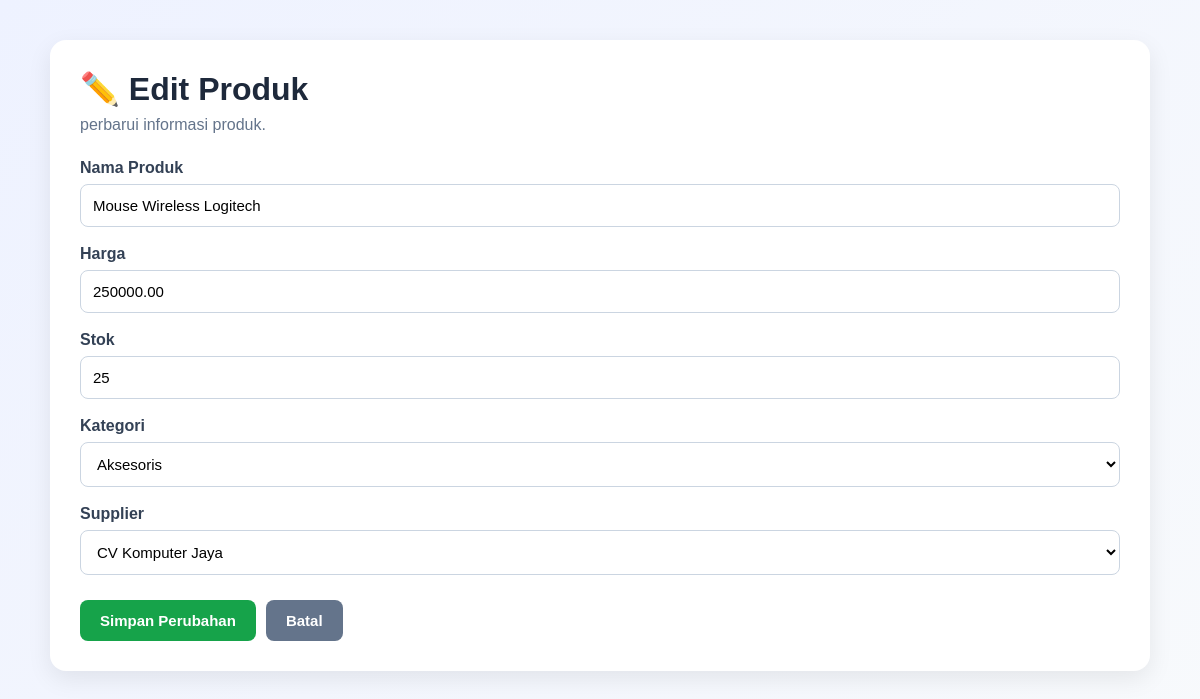
Page /edit.php?id=2 on the committed database.
### tables this page shows
CREATE TABLE produk (
    id_produk INT AUTO_INCREMENT PRIMARY KEY,
    nama_produk VARCHAR(150) NOT NULL,
    harga DECIMAL(12,2) NOT NULL,
    stok INT NOT NULL DEFAULT 0,
    id_kategori INT NOT NULL,
    id_supplier INT NOT NULL,

    CONSTRAINT fk_produk_kategori
        FOREIGN KEY (id_kategori)
        REFERENCES kategori(id_kategori)
        ON UPDATE CASCADE
        ON DELETE RESTRICT,

    CONSTRAINT fk_produk_supplier
        FOREIGN KEY (id_supplier)
        REFERENCES supplier(id_supplier)
        ON UPDATE CASCADE
        ON DELETE RESTRICT
);

CREATE TABLE kategori (
    id_kategori INT AUTO_INCREMENT PRIMARY KEY,
    nama_kategori VARCHAR(100) NOT NULL
);

CREATE TABLE supplier (
    id_supplier INT AUTO_INCREMENT PRIMARY KEY,
    nama_supplier VARCHAR(100) NOT NULL,
    kontak VARCHAR(100),
    alamat TEXT
);

### config/Database.php (called while the page is built)
<?php
class Database
{
    private static $instance = null;
    private $connection;
    private $host = "localhost";
    private $database = "inventaris_db";
    private $username = "root";
    private $password = "";
    private function __construct()
    {
        try {
            $this->connection = new PDO(
                "mysql:host={$this->host};dbname={$this->database};charset=utf8mb4",
                $this->username,
                $this->password
            );
            $this->connection->setAttribute(
                PDO::ATTR_ERRMODE,
                PDO::ERRMODE_EXCEPTION
            );
            $this->connection->setAttribute(
                PDO::ATTR_DEFAULT_FETCH_MODE,
                PDO::FETCH_ASSOC
            );
        } catch (PDOException $e) {
            die("Koneksi database gagal: " . $e->getMessage());
        }
    }
    public static function getInstance()
    {
        if (self::$instance === null) {
            self::$instance = new Database();
        }
        return self::$instance;
    }
    public function getConnection()
    {
        return $this->connection;
    }
}

### models/Produk.php (called while the page is built, shortened)
<?php
require_once __DIR__ . '/../config/Database.php';
class Produk
{
    private $db;
    public function __construct()
    {
        $database = Database::getInstance();
        $this->db = $database->getConnection();
    }
public function getById($id)
{
    $query = "
        SELECT *
        FROM produk
        WHERE id_produk = :id
    ";
    $stmt = $this->db->prepare($query);
    $stmt->execute([
        ':id' => $id
    ]);
    return $stmt->fetch();
}
}

### models/Kategori.php (called while the page is built)
<?php
require_once __DIR__ . '/../config/Database.php';
class Kategori
{
    private $db;
    public function __construct()
    {
        $database = Database::getInstance();
        $this->db = $database->getConnection();
    }
    public function getAll()
    {
        $query = "SELECT * FROM kategori ORDER BY nama_kategori ASC";
        $stmt = $this->db->prepare($query);
        $stmt->execute();
        return $stmt->fetchAll();
    }
}

### models/Supplier.php (called while the page is built)
<?php
require_once __DIR__ . '/../config/Database.php';
class Supplier
{
    private $db;
    public function __construct()
    {
        $database = Database::getInstance();
        $this->db = $database->getConnection();
    }
    public function getAll()
    {
        $query = "SELECT * FROM supplier ORDER BY nama_supplier ASC";
        $stmt = $this->db->prepare($query);
        $stmt->execute();
        return $stmt->fetchAll();
    }
}

### public/edit.php (the view, shortened to what this page needs)
<?php
require_once __DIR__ . '/../models/Produk.php';
require_once __DIR__ . '/../models/Kategori.php';
require_once __DIR__ . '/../models/Supplier.php';
$produkModel = new Produk();
$kategoriModel = new Kategori();
$supplierModel = new Supplier();
$id = (int) $_GET['id'];
$produk = $produkModel->getById($id);
$kategori = $kategoriModel->getAll();
$supplier = $supplierModel->getAll();
?>
<!DOCTYPE html>
<html lang="id">
<head>
    <link rel="stylesheet" href="style.css">
</head>
<body>
    <div class="container">
        <h1>✏️ Edit Produk</h1>
        <p class="subtitle">
            perbarui informasi produk.
        </p>
        <form method="POST">
            <div class="form-group">
                <label for="nama_produk">
                    Nama Produk
                </label>
                <input
                    type="text"
                    id="nama_produk"
                    name="nama_produk"
                    value="<?= htmlspecialchars($produk['nama_produk']); ?>"
                    required
                >
            </div>
            <div class="form-group">
                <label for="harga">
                    Harga
                </label>
                <input
                    type="number"
                    id="harga"
                    name="harga"
                    min="0"
                    value="<?= htmlspecialchars($produk['harga']); ?>"
                    required
                >
            </div>
            <div class="form-group">
                <label for="stok">
                    Stok
                </label>
                <input
                    type="number"
                    id="stok"
                    name="stok"
                    min="0"
                    value="<?= htmlspecialchars($produk['stok']); ?>"
                    required
                >
            </div>
            <div class="form-group">
                <label for="id_kategori">
                    Kategori
                </label>
                <select
                    id="id_kategori"
                    name="id_kategori"
                    required
                >
                    <?php foreach ($kategori as $item): ?>
                        <option
                            value="<?= $item['id_kategori']; ?>"
                            <?= $produk['id_kategori'] == $item['id_kategori']
                                ? 'selected'
                                : ''; ?>
                        >
                            <?= htmlspecialchars($item['nama_kategori']); ?>
                        </option>
                    <?php endforeach; ?>
                </select>
            </div>
            <div class="form-group">
                <label for="id_supplier">
                    Supplier
                </label>
                <select
                    id="id_supplier"
                    name="id_supplier"
                    required
                >
                    <?php foreach ($supplier as $item): ?>
                        <option
                            value="<?= $item['id_supplier']; ?>"
                            <?= $produk['id_supplier'] == $item['id_supplier']
                                ? 'selected'
                                : ''; ?>
                        >
                            <?= htmlspecialchars($item['nama_supplier']); ?>
                        </option>
                    <?php endforeach; ?>
                </select>
            </div>
            <div class="form-actions">
                <button
                    type="submit"
                    class="btn-simpan"
                >
                    Simpan Perubahan
                </button>
                <a
                    href="index.php"
                    class="btn-kembali"
                >
                    Batal
                </a>
            </div>
        </form>
    </div>
</body>
</html>

### public/style.css (style rules this page uses)
* { margin: 0; padding: 0; box-sizing: border-box; }
body { font-family: Arial, Helvetica, sans-serif; background: linear-gradient(135deg, #eef2ff, #f8fafc); color: #333; min-height: 100vh; padding: 40px 20px; }
.container { width: 100%; max-width: 1100px; margin: auto; background: white; padding: 30px; border-radius: 16px; box-shadow: 0 8px 25px rgba(0, 0, 0, 0.08); }
h1 { color: #1e293b; margin-bottom: 8px; }
.subtitle { color: #64748b; margin-bottom: 25px; }
.form-group { margin-bottom: 18px; }
.form-group label { display: block; margin-bottom: 7px; font-weight: bold; color: #334155; }
.form-group input, .form-group select { width: 100%; padding: 12px; border: 1px solid #cbd5e1; border-radius: 8px; font-size: 15px; background: white; }
.form-actions { display: flex; gap: 10px; margin-top: 25px; }
.btn-simpan, .btn-kembali { border: none; padding: 12px 20px; border-radius: 8px; text-decoration: none; cursor: pointer; font-size: 15px; font-weight: bold; }
.btn-simpan { background: #16a34a; color: white; }
.btn-kembali { background: #64748b; color: white; }

### rows in the picture
produk: nama_produk "Mouse Wireless Logitech", harga "250000.00", stok "25", id_kategori "Aksesoris", id_supplier "CV Komputer Jaya"
